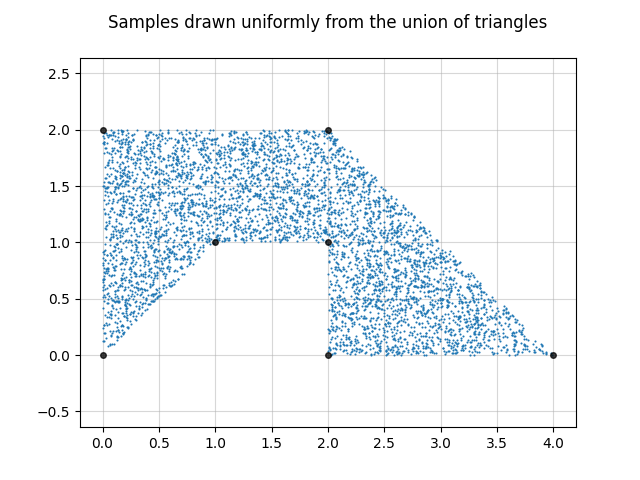

This chart was generated by the following Python code:
import numpy as np
import matplotlib.pyplot as plt
from numerand import uniform_simplices


rng = np.random.default_rng(121263137472525314065)
vertices = np.array([[0, 0], [1, 1], [2, 1], [2, 0], [4, 0], [0, 2], [2, 2]])
simplices = np.array([[0, 5, 6], [2, 1, 6], [3, 6, 4]])

pts = uniform_simplices(vertices, simplices, size=5000, rng=rng)

fig, ax = plt.subplots()
ax.plot(pts[:, 0], pts[:, 1], '.',
        markersize=3, markeredgewidth=0)
ax.plot(vertices[:, 0], vertices[:, 1], 'ko',
        alpha=0.75, markersize=4)

ax.grid(True, alpha=0.5)
ax.axis('equal')
ax.set_title('Samples drawn uniformly from the union of triangles\n')
plt.show()
